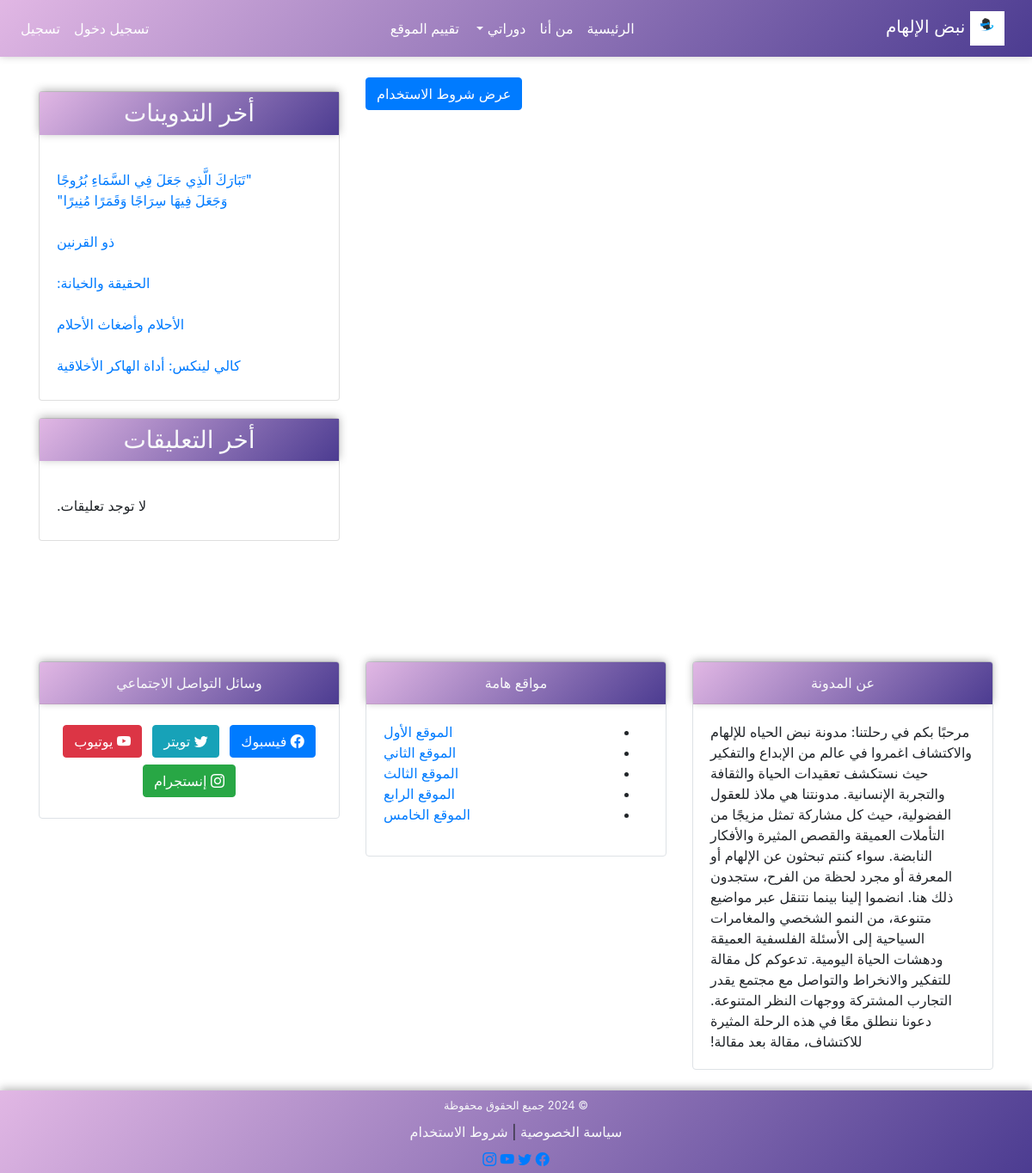
Screenshot of /Terms_ofUse/ with the database file from the repository.
### myblog/models.py (models this page shows, shortened)
class Post(models.Model):
    title = models.CharField(max_length=100)
    content = models.TextField()
    post_date = models.DateTimeField(default=timezone.now)
    post_update = models.DateTimeField(auto_now=True)
    user = models.ForeignKey(User, on_delete=models.SET_NULL, null=True, blank=True)
    class Meta:
        ordering = ('-post_date',)

### myblog/views.py (the view)
# urls.py: path('Terms_ofUse/', views.TermsofUse, name='Terms_ofUse')
def TermsofUse(request):
    return render(request,'myblog/TermsofUse.html',{'title':' شروط لاستخدام  }'})

### myblog/templatetags/post_tags.py (called while the page is built)
@register.inclusion_tag('myblog/latest_blog.html')
def latest_blog():
    context = {
        'l_blog':Post.objects.all()[0:5]
    }
    return context

@register.inclusion_tag('myblog/latest_comments.html')
def latest_comments():
    context = {
        'l_comments':Comment.objects.filter(active=True)[0:5]
    }
    return context

### myblog/templates/myblog/TermsofUse.html (shortened to what this page needs)
{% extends 'myblog/index.html' %}
{% block content %}
<!DOCTYPE html>
<html lang="ar">
<head>
    <link rel="stylesheet" href="https://stackpath.bootstrapcdn.com/bootstrap/4.5.2/css/bootstrap.min.css">
</head>
<body>
<button type="button" class="btn btn-primary" data-toggle="modal" data-target="#termsOfUseModal">
    عرض شروط الاستخدام
</button>
</body>
</html>
{% endblock %}

### myblog/templates/myblog/latest_blog.html
<ul class="list-group-flush latest-post ">
    {% for post in l_blog %}
        <li class="list-group-item latest-post-item">
            <a href="{% url 'post_detail' post.id %}" class="text-decoration-none text-primary">{{ post.title }}</a>
        </li>
    {% endfor %}
</ul>

### static/css/styles.css (style rules this page uses)
.latest-post { margin-top: 20px; }
.latest-post-item { position: relative; padding: 10px 15px; transition: background-color 0.3s; }
.latest-post-item:not(:first-child) { border-top: 1px solid #dee2e6; }
.latest-post-item a { color: #007bff; }

### static/css/min.css (style rules this page uses)
html, body { direction: rtl; text-align: right; margin: 0; padding: 0; height: 100%; }
body { font-family: 'Tajawal', sans-serif; }

### rows the page displays
Post: title "\"تَبَارَكَ الَّذِي جَعَلَ فِي السَّمَاءِ بُرُوجًا وَجَعَلَ فِيهَا سِرَاجًا وَقَمَرًا مُنِيرًا\""
Post: title "ذو القرنين"
Post: title "الحقيقة والخيانة:"
Post: title "الأحلام وأضغاث الأحلام"
Post: title "كالي لينكس: أداة الهاكر الأخلاقية"
